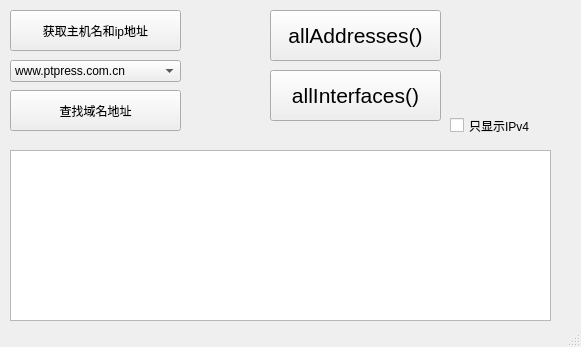
<?xml version="1.0" encoding="UTF-8"?>
<ui version="4.0">
 <class>MainWindow</class>
 <widget class="QMainWindow" name="MainWindow">
  <property name="geometry">
   <rect>
    <x>0</x>
    <y>0</y>
    <width>581</width>
    <height>347</height>
   </rect>
  </property>
  <property name="windowTitle">
   <string>网络主机信息</string>
  </property>
  <widget class="QWidget" name="centralwidget">
   <widget class="QPushButton" name="btnGetHostInfo">
    <property name="geometry">
     <rect>
      <x>10</x>
      <y>10</y>
      <width>171</width>
      <height>41</height>
     </rect>
    </property>
    <property name="text">
     <string>获取主机名和ip地址</string>
    </property>
   </widget>
   <widget class="QPlainTextEdit" name="textEdit">
    <property name="geometry">
     <rect>
      <x>10</x>
      <y>150</y>
      <width>541</width>
      <height>171</height>
     </rect>
    </property>
   </widget>
   <widget class="QCheckBox" name="chkBox_OnlyIPv4">
    <property name="geometry">
     <rect>
      <x>450</x>
      <y>110</y>
      <width>81</width>
      <height>31</height>
     </rect>
    </property>
    <property name="text">
     <string>只显示IPv4</string>
    </property>
   </widget>
   <widget class="QPushButton" name="lookupHostInfo">
    <property name="geometry">
     <rect>
      <x>10</x>
      <y>90</y>
      <width>171</width>
      <height>41</height>
     </rect>
    </property>
    <property name="text">
     <string>查找域名地址</string>
    </property>
   </widget>
   <widget class="QComboBox" name="comboBox">
    <property name="geometry">
     <rect>
      <x>10</x>
      <y>60</y>
      <width>171</width>
      <height>22</height>
     </rect>
    </property>
    <item>
     <property name="text">
      <string>www.ptpress.com.cn</string>
     </property>
    </item>
    <item>
     <property name="text">
      <string>www.baidu.com</string>
     </property>
    </item>
   </widget>
   <widget class="QPushButton" name="btn_Add">
    <property name="geometry">
     <rect>
      <x>270</x>
      <y>10</y>
      <width>171</width>
      <height>51</height>
     </rect>
    </property>
    <property name="font">
     <font>
      <pointsize>16</pointsize>
     </font>
    </property>
    <property name="text">
     <string>allAddresses()</string>
    </property>
   </widget>
   <widget class="QPushButton" name="btn_Inter">
    <property name="geometry">
     <rect>
      <x>270</x>
      <y>70</y>
      <width>171</width>
      <height>51</height>
     </rect>
    </property>
    <property name="font">
     <font>
      <pointsize>16</pointsize>
     </font>
    </property>
    <property name="text">
     <string>allInterfaces()</string>
    </property>
   </widget>
  </widget>
  <widget class="QMenuBar" name="menubar">
   <property name="geometry">
    <rect>
     <x>0</x>
     <y>0</y>
     <width>581</width>
     <height>17</height>
    </rect>
   </property>
  </widget>
  <widget class="QStatusBar" name="statusbar"/>
 </widget>
 <resources/>
 <connections/>
</ui>
